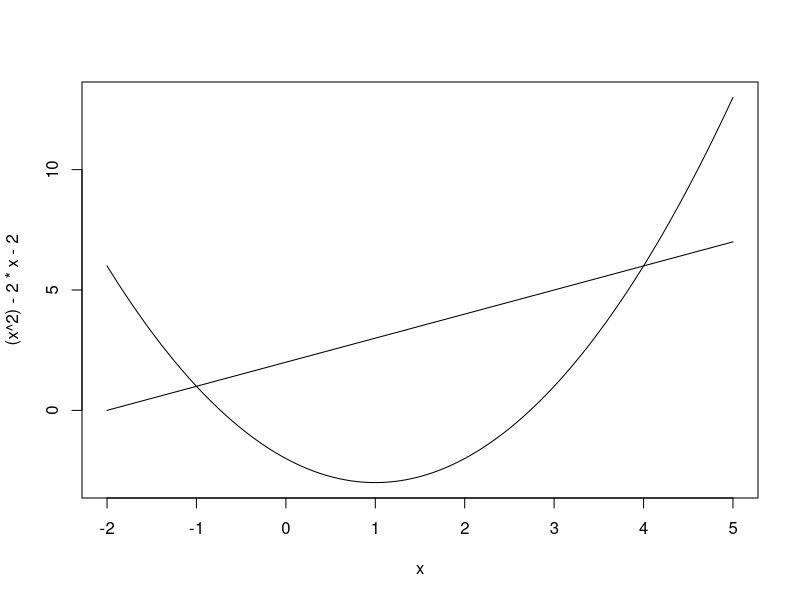

This chart was generated by the following R code:
## ---- chunk 1
curve((x^2) - 2*x - 2, -2, 5)
curve(x + 2, add = TRUE, -2, 5)
